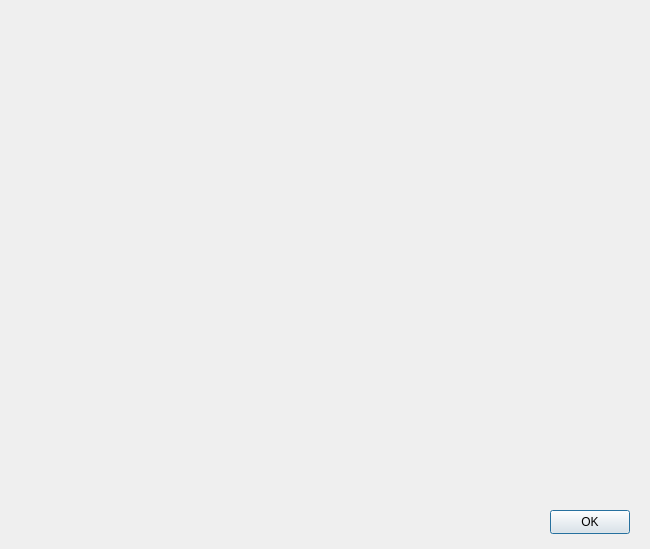
<?xml version="1.0" encoding="UTF-8"?>
<ui version="4.0">
 <class>instructionsDialog</class>
 <widget class="QDialog" name="instructionsDialog">
  <property name="geometry">
   <rect>
    <x>0</x>
    <y>0</y>
    <width>650</width>
    <height>549</height>
   </rect>
  </property>
  <property name="windowTitle">
   <string>Dialog</string>
  </property>
  <widget class="QPushButton" name="okBtn">
   <property name="geometry">
    <rect>
     <x>550</x>
     <y>510</y>
     <width>80</width>
     <height>24</height>
    </rect>
   </property>
   <property name="text">
    <string>OK</string>
   </property>
  </widget>
 </widget>
 <resources/>
 <connections/>
</ui>
